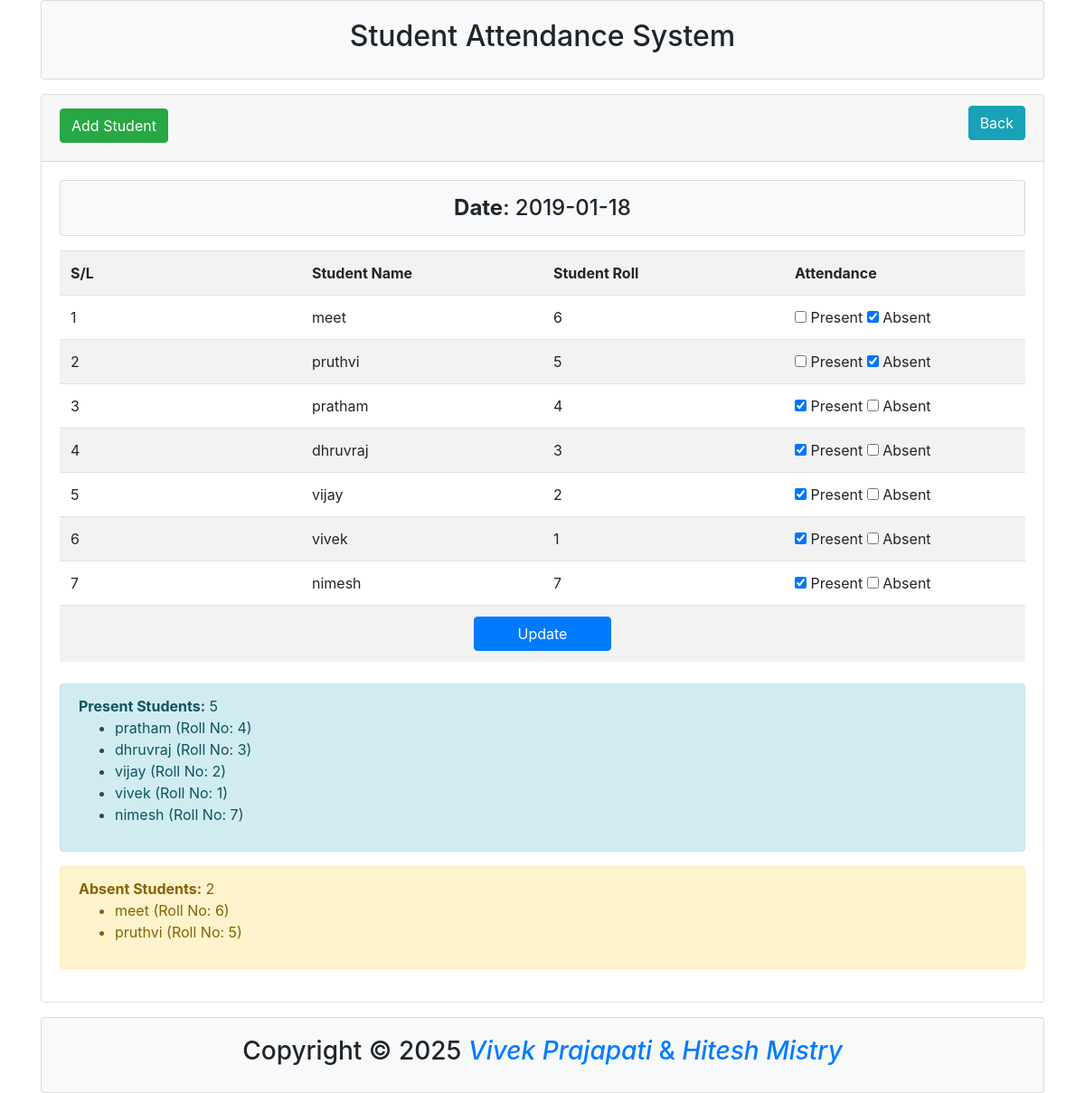
The page /student_view.php?dt=2019-01-18 (signed in) on the database its author committed.
### tables this page shows
CREATE TABLE `tbl_student` (
  `id` int(11) NOT NULL,
  `name` varchar(255) NOT NULL,
  `roll` int(11) NOT NULL
);

CREATE TABLE `tbl_attendance` (
  `id` int(11) NOT NULL,
  `roll` int(11) NOT NULL,
  `attend` varchar(255) NOT NULL,
  `att_time` date NOT NULL
);

### student_view.php (the view, shortened to what this page needs)
<?php
$host = "localhost";
$user = "root";
$pass = "";
$dbname = "db_sams";
$conn = mysqli_connect($host, $user, $pass, $dbname);
$dt = $_GET['dt'];
$present_count = 0;
$absent_count = 0;
$present_students = [];
$absent_students = [];
include "inc/header.php";
?>
<div class="container">
    <div class="card">
        <div class="card-header">
            <h2>
                <a class="btn btn-success" href="add.php">Add Student</a>
                <a class="btn btn-info float-right" href="date_view.php">Back</a>
            </h2>
        </div>
        <div class="card-body">
            <div class="card bg-light text-center mb-3">
                <h4 class="m-0 py-3"><strong>Date</strong>: <?php echo $dt; ?></h4>
            </div>
            <form action="" method="post">
                <table class="table table-striped">
                    <tr>
                        <th width="25%">S/L</th>
                        <th width="25%">Student Name</th>
                        <th width="25%">Student Roll</th>
                        <th width="25%">Attendance</th>
                    </tr>
                    <?php
                    $getstudent = getAllData($dt);
                    if ($getstudent) {
                        $attendance_data = $getstudent;
                        $i = 0;
                        while ($value = mysqli_fetch_assoc($attendance_data)) {
                            $i++;
                            if ($value['attend'] == "present") {
                                $present_count++;
                                $present_students[] = ['name' => $value['name'], 'roll' => $value['roll']];
                            } elseif ($value['attend'] == "absent") {
                                $absent_count++;
                                $absent_students[] = ['name' => $value['name'], 'roll' => $value['roll']];
                            }
                    ?>
                    <tr>
                        <td><?php echo $i; ?></td>
                        <td><?php echo $value['name']; ?></td>
                        <td><?php echo $value['roll']; ?></td>
                        <td>
                            <input type="checkbox" name="attend[<?php echo $value['roll']; ?>]" value="present" class="present-checkbox" <?php if($value['attend'] == "present") {echo "checked";} ?>> Present
                            <input type="checkbox" name="attend[<?php echo $value['roll']; ?>]" value="absent" class="absent-checkbox" <?php if($value['attend'] == "absent") {echo "checked";} ?>> Absent
                        </td>
                    </tr>
                    <?php } } ?>
                    <tr>
                        <td colspan="4" class="text-center">
                            <input type="submit" name="submit" class="btn btn-primary px-5" value="Update">
                        </td>
                    </tr>
                </table>
            </form>
            <div class="alert alert-info mt-4">
                <strong>Present Students:</strong> <?php echo $present_count; ?><br>
                <ul>
                    <?php foreach ($present_students as $student) { ?>
                        <li><?php echo $student['name']; ?> (Roll No: <?php echo $student['roll']; ?>)</li>
                    <?php } ?>
                </ul>
            </div>
            <div class="alert alert-warning">
                <strong>Absent Students:</strong> <?php echo $absent_count; ?><br>
                <ul>
                    <?php foreach ($absent_students as $student) { ?>
                        <li><?php echo $student['name']; ?> (Roll No: <?php echo $student['roll']; ?>)</li>
                    <?php } ?>
                </ul>
            </div>
        </div>
    </div>
</div>
<?php include("inc/footer.php"); ?>
<?php
function getAllData($dt) {
    global $conn;
    $query = "SELECT s.name, s.roll, a.attend FROM tbl_student s
              LEFT JOIN tbl_attendance a ON s.roll = a.roll
              WHERE a.att_time = '$dt'";
    $result = mysqli_query($conn, $query);
    return $result;
}
?>

### rows shown on the page
tbl_student: name "meet", roll "6"
tbl_attendance: attend "☑"
tbl_student: name "pruthvi", roll "5"
tbl_attendance: attend "☑"
tbl_student: name "pratham", roll "4"
tbl_attendance: attend "☑"
tbl_student: name "dhruvraj", roll "3"
tbl_attendance: attend "☑"
tbl_student: name "vijay", roll "2"
tbl_attendance: attend "☑"
tbl_student: name "vivek", roll "1"
tbl_attendance: attend "☑"
tbl_student: name "nimesh", roll "7"
tbl_attendance: attend "☑"

### other values the page prints
$dt "2019-01-18"
$present_count "5"
$absent_count "2"
